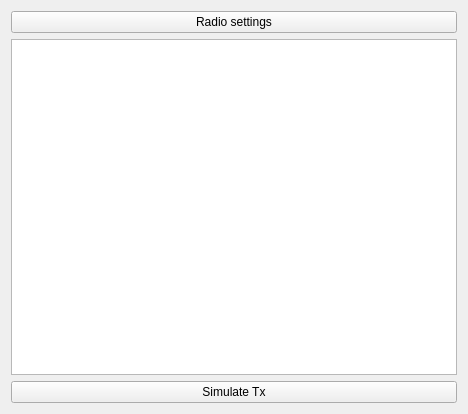
<?xml version="1.0" encoding="UTF-8"?>
<ui version="4.0">
 <class>MdiChild</class>
 <widget class="QWidget" name="MdiChild">
  <property name="geometry">
   <rect>
    <x>0</x>
    <y>0</y>
    <width>468</width>
    <height>414</height>
   </rect>
  </property>
  <property name="windowTitle">
   <string/>
  </property>
  <layout class="QVBoxLayout" name="verticalLayout">
   <item>
    <widget class="QPushButton" name="radioSettings">
     <property name="text">
      <string>Radio settings</string>
     </property>
    </widget>
   </item>
   <item>
    <widget class="QTreeView" name="modelsList"/>
   </item>
   <item>
    <widget class="QPushButton" name="simulateButton">
     <property name="text">
      <string>Simulate Tx</string>
     </property>
    </widget>
   </item>
  </layout>
 </widget>
 <resources>
  <include location="companion.qrc"/>
 </resources>
 <connections/>
</ui>
